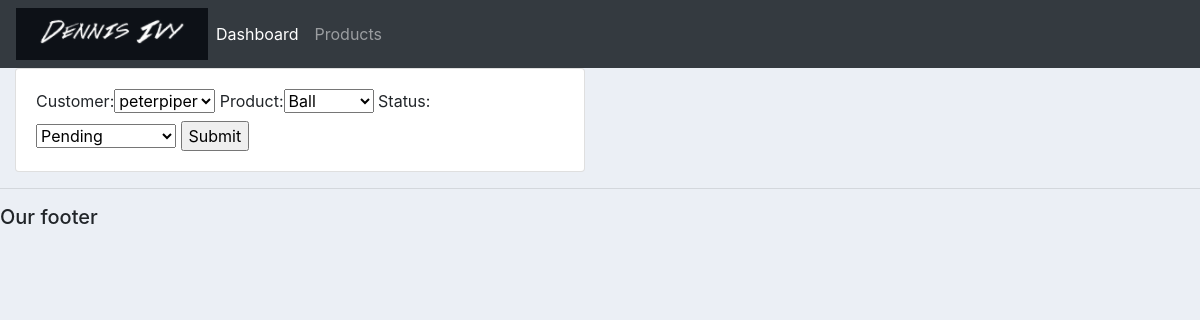
The page /update_order/1/ on the database its author committed.
### accounts/models.py (models this page shows, shortened)
class Order(models.Model):
	STATUS = (
			('Pending', 'Pending'),
			('Out for delivery', 'Out for delivery'),
			('Delivered', 'Delivered'),
			)
	customer = models.ForeignKey(Customer, null=True, on_delete= models.SET_NULL)
	product = models.ForeignKey(Product, null=True, on_delete= models.SET_NULL)
	date_created = models.DateTimeField(auto_now_add=True, null=True)
	status = models.CharField(max_length=200, null=True, choices=STATUS)

### accounts/views.py (the view)
# urls.py: path('update_order/<str:pk>/', views.updateOrder, name="update_order"),
def updateOrder(request, pk):
	order = Order.objects.get(id=pk)
	form = OrderForm(instance=order)
	if request.method == 'POST':
		form = OrderForm(request.POST, instance=order)
		if form.is_valid():
			form.save()
			return redirect('/')
	context = {'form':form}
	return render(request, 'accounts/order_form.html', context)

### accounts/forms.py
class OrderForm(ModelForm):
    class Meta:
        model = Order
        fields = "__all__"

### accounts/models.py (called while the page is built)
	def __str__(self):
		return self.name

	def __str__(self):
		return self.name

### accounts/templates/accounts/order_form.html (shortened to what this page needs)
{%  extends 'accounts/main.html' %}
{% load static %}
{% block content %}
<div class="row">
	<div class="col-md-6">
		<div class="card card-body">
			<form action="" method="POST">
				{{form}}
				<input type="submit" name="Submit">
			</form>
		</div>
	</div>
</div>
{% endblock %}

### static/css/main.css (style rules this page uses)
body { background-color: #ebeff5; }

### rows shown on the page
Order: customer "peterpiper", product "Ball", status "Pending"
